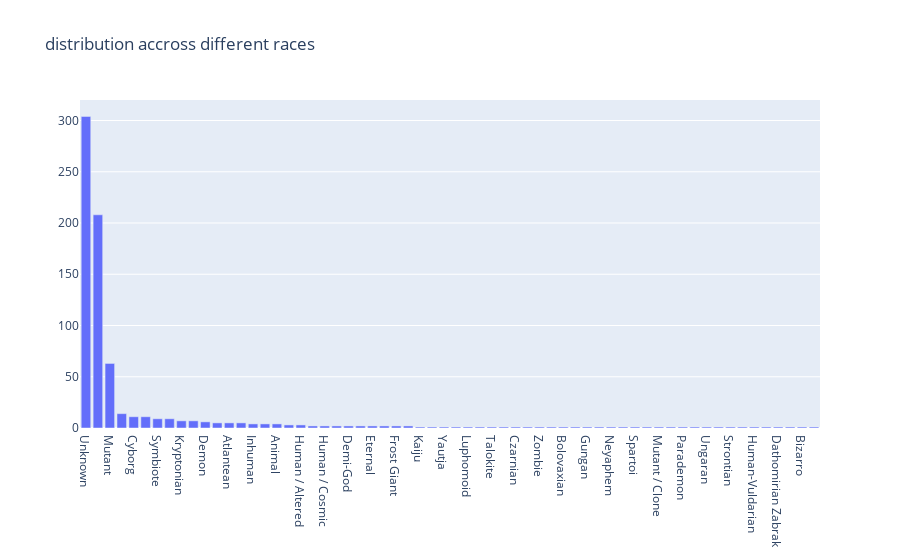

Here is the notebook cell this chart was saved with:
### Code cell
trace_race = go.Bar(
    x = heroes["Race"].value_counts().index,
    y = heroes["Race"].value_counts().values,
    name = "Races"
)


layout = go.Layout(
    title = ("distribution accross different races")
)

fig = go.Figure(data = [trace_race], layout = layout)

py.iplot(fig,filename = "distribution accross different races")

### Figure 1 — Plotly figure (JSON) as saved in the notebook; plotly's stock layout.template omitted (floating-point values rounded to 4 significant figures)
{"data": [{"name": "Races", "type": "bar", "x": ["Unknown", "Human", "Mutant", "God / Eternal", "Cyborg", "Human / Radiation", "Symbiote", "Android", "Kryptonian", "Alien", "Demon", "Asgardian", "Atlantean", "Alpha", "Inhuman", "Cosmic Entity", "Animal", "New God", "Human / Altered", "Metahuman", "Human / Cosmic", "Saiyan", "Demi-God", "Amazon", "Eternal", "Vampire", "Frost Giant", "Human-Kree", "Kaiju", "Korugaran", "Yautja", "Flora Colossus", "Luphomoid", "Planet", "Talokite", "Yoda's species", "Czarnian", "Human-Spartoi", "Zombie", "Clone", "Bolovaxian", "Xenomorph XX121", "Gungan", "Kakarantharaian", "Neyaphem", "Icthyo Sapien", "Spartoi", "Human / Clone", "Mutant / Clone", "Maiar", "Parademon", "Zen-Whoberian", "Ungaran", "Martian", "Strontian", "Human-Vulcan", "Human-Vuldarian", "Tamaranean", "Dathomirian Zabrak", "Gorilla", "Bizarro", "Rodian"], "y": [304, 208, 63, 14, 11, 11, 9, 9, 7, 7, 6, 5, 5, 5, 4, 4, 4, 3, 3, 2, 2, 2, 2, 2, 2, 2, 2, 2, 1, 1, 1, 1, 1, 1, 1, 1, 1, 1, 1, 1, 1, 1, 1, 1, 1, 1, 1, 1, 1, 1, 1, 1, 1, 1, 1, 1, 1, 1, 1, 1, 1, 1]}], "layout": {"title": {"text": "distribution accross different races"}}}
